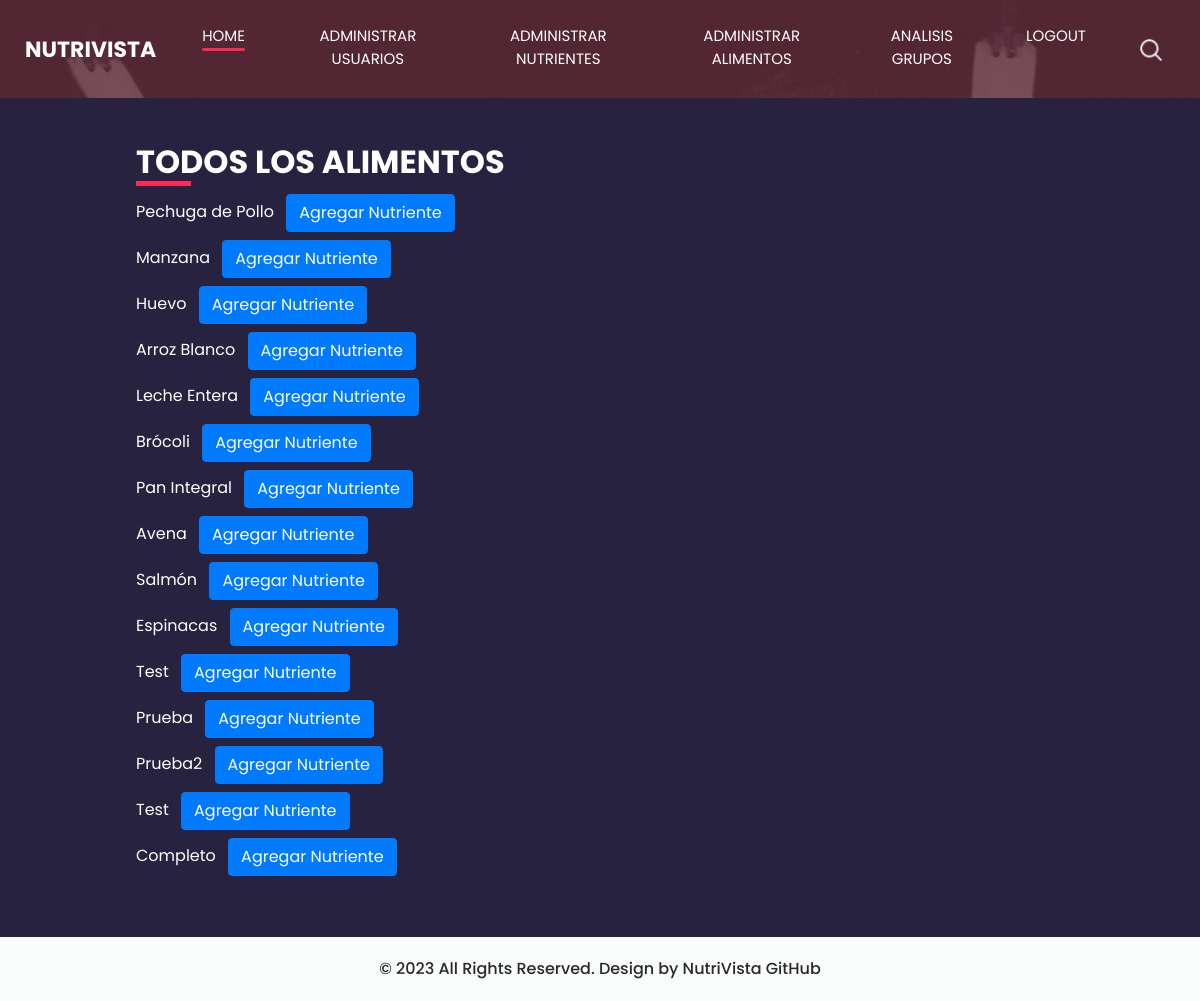
The page /super/listar_todos_alimentos/ (signed in) on the database as committed earlier.
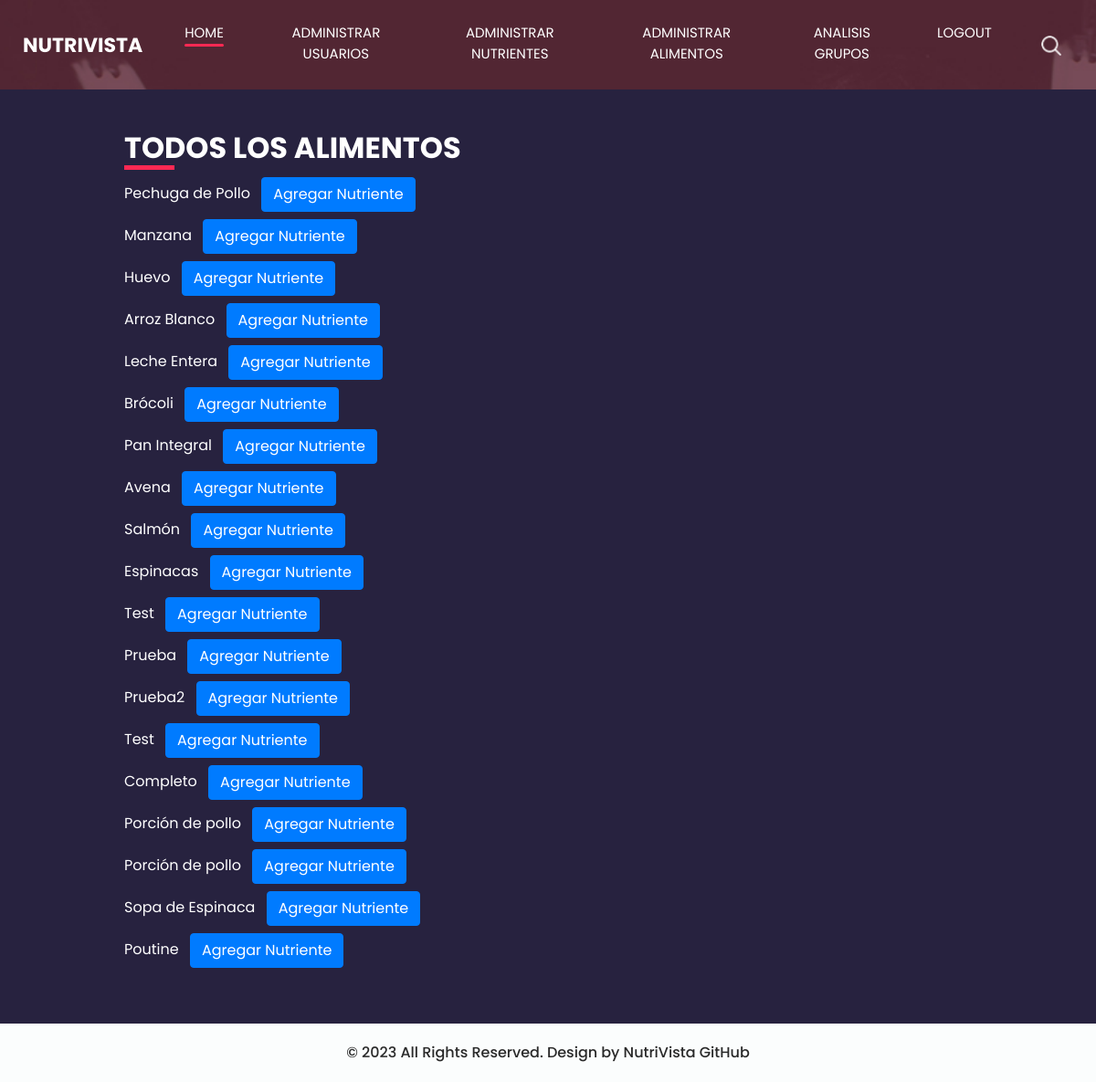
The same page on the database as committed later.
### base/models.py (models this page shows, shortened)
class Alimento(models.Model):
    usuario = models.ForeignKey(User, on_delete=models.CASCADE)  # Added this line to associate each food item with a user.
    nombre = models.CharField(max_length=255)
    calorias = models.DecimalField(max_digits=6, decimal_places=2)
    proteinas = models.DecimalField(max_digits=6, decimal_places=2)
    carbohidratos = models.DecimalField(max_digits=6, decimal_places=2)
    grasas = models.DecimalField(max_digits=6, decimal_places=2)
    descripcion = models.TextField(null=True, blank=True)
    imagen = models.ImageField(upload_to='alimentos_imagenes/', null=True, blank=True)
    nutrientes = models.ManyToManyField(Nutriente, through='AlimentoNutriente')  # Relación ManyToMany agregada

### base/views.py (the view)
# urls.py: path('super/listar_todos_alimentos/', listar_todos_alimentos, name='listar_todos_alimentos'),
@login_required
@user_passes_test(lambda u: u.is_superuser)
def listar_todos_alimentos(request):
    alimentos = Alimento.objects.all()
    return render(request, 'base/listar_todos_alimentos.html', {'alimentos': alimentos})

### base/templates/base/listar_todos_alimentos.html (shortened to what this page needs)
{% load static %}
<html>
<head>
    <link rel="stylesheet" type="text/css" href="https://cdnjs.cloudflare.com/ajax/libs/OwlCarousel2/2.3.4/assets/owl.carousel.min.css" />
    <link rel="stylesheet" type="text/css" href="{% static 'css/bootstrap.css' %}" />
    <link href="{% static 'css/style.css' %}" rel="stylesheet" />
    <link href="{% static 'css/responsive.css' %}" rel="stylesheet" />
</head>
<body class="sub_page">
    <div class="hero_area">
        <header class="header_section">
            <div class="container-fluid">
                <nav class="navbar navbar-expand-lg custom_nav-container ">
                    <a class="navbar-brand" href="{% url 'main_page' %}">
                        <span>
                            NutriVista
                        </span>
                    </a>
                    <div class="collapse navbar-collapse" id="navbarSupportedContent">
                        <div class="d-flex ml-auto flex-column flex-lg-row align-items-center">
                          <ul class="navbar-nav  ">
                            <li class="nav-item active">
                              <a class="nav-link" href="{% url 'main_page' %}">Home <span class="sr-only">(current)</span></a>
                            </li>
                            {% if user.is_superuser %}
                            <li class="nav-item ">
                              <a class="nav-link" href="{% url 'lista_usuarios_inactivos' %}"> Administrar Usuarios</a>
                            </li>
                            <li class="nav-item ">
                              <a class="nav-link" href="{% url 'listar_nutrientes' %}"> Administrar Nutrientes</a>
                            </li>
                            <li class="nav-item ">
                              <a class="nav-link" href="{% url 'listar_todos_alimentos' %}"> Administrar Alimentos</a>
                            </li>
                              <li class="nav-item ">
                                  <a class="nav-link" href="{% url 'analisis-consumo' %}"> Analisis Grupos</a>
                            </li>
                            {% endif %}
                            <li class="nav-item">
                              <a class="nav-link" href="{% url 'logout' %}"> Logout</a>
                            </li>
                          </ul>
                            <div class="user_option">
                                <form class="form-inline my-2 my-lg-0 ml-0 ml-lg-4 mb-3 mb-lg-0">
                                    <button class="btn  my-2 my-sm-0 nav_search-btn" type="submit"></button>
                                </form>
                            </div>
                        </div>
                    </div>
                </nav>
            </div>
        </header>
    </div>
    <section class="contact_section center">
        <div class="container-fluid">
            <div class="row">
                <div class="col-lg-6 col-md-6">
                    <div class="form_container pr-0 pr-lg-5 mr-0 mr-lg-2 mx-auto">
                        <div class="heading_container">
                            <h2>
                                Todos los alimentos
                            </h2>
                        </div>
                        <ul class="list-unstyled">
                            {% for alimento in alimentos %}
                                <li class="mb-2">
                                    {{ alimento.nombre }}
                                    <a href="{% url 'agregar_nutriente_a_alimento' alimento.id %}" class="btn btn-primary ml-2">Agregar Nutriente</a>
                                </li>
                            {% empty %}
                                <li>No hay alimentos registrados.</li>
                            {% endfor %}
                        </ul>
                    </div>
                </div>
            </div>
        </div>
    </section>
    <footer class="container-fluid footer_section">
        <p>
            &copy; 2023 All Rights Reserved. Design by NutriVista
            <a href="https://github.com/davidguillen2002/proyectoweb.git">GitHub</a>
        </p>
    </footer>
</body>
</html>

### base/static/css/style.css (style rules this page uses)
body { font-family: 'Poppins', sans-serif; color: #000000; background-color: #ffffff; }
.heading_container { display: -webkit-box; display: -ms-flexbox; display: flex; -webkit-box-pack: center; -ms-flex-pack: center; justify-content: center; text-align: center; }
.heading_container h2 { font-weight: bold; position: relative; padding-bottom: 5px; text-transform: uppercase; }
.heading_container h2::before { content: ""; position: absolute; bottom: 0; left: 50%; width: 55px; height: 5px; background-color: #ff2953; -webkit-transform: translateX(-50%); transform: translateX(-50%); }
.hero_area { height: 100vh; display: -webkit-box; display: -ms-flexbox; display: flex; -webkit-box-orient: vertical; -webkit-box-direction: normal; -ms-flex-direction: column; flex-direction: column; background-image: url(../images/hero-bg.jpg); background-size: cover; background-attachment: fixed; }
.sub_page .hero_area { height: auto; }
.header_section .container-fluid { padding-right: 25px; padding-left: 25px; }
.custom_nav-container.navbar-expand-lg .navbar-nav .nav-item .nav-link { margin: 10px 30px; padding: 0; padding-bottom: 3px; color: #ffffff; text-align: center; position: relative; text-transform: uppercase; font-size: 15px; }
.custom_nav-container.navbar-expand-lg .navbar-nav .nav-item .nav-link::after { display: none; content: ""; position: absolute; left: 0; bottom: 0; width: 100%; height: 3px; border-radius: 5px; background-color: #ffffff; }
.custom_nav-container.navbar-expand-lg .navbar-nav .nav-item.active a::after, .custom_nav-container.navbar-expand-lg .navbar-nav .nav-item:hover a::after { display: block; background-color: #ff2953; }
a, a:hover, a:focus { text-decoration: none; }
.btn, .btn:focus { outline: none !important; -webkit-box-shadow: none; box-shadow: none; }
.user_option { display: -webkit-box; display: -ms-flexbox; display: flex; -webkit-box-align: center; -ms-flex-align: center; align-items: center; }
.custom_nav-container .nav_search-btn { background-image: url(../images/search-icon.png); background-size: 22px; background-repeat: no-repeat; background-position-y: 7px; width: 35px; height: 35px; padding: 0; border: none; }
.navbar-brand { display: -webkit-box; display: -ms-flexbox; display: flex; -webkit-box-align: center; -ms-flex-align: center; align-items: center; position: relative; }
.navbar-brand span { font-size: 22px; text-transform: uppercase; font-weight: bold; color: #ffffff; position: relative; z-index: 3; }
.custom_nav-container { z-index: 99999; padding: 15px 0; }
.contact_section { position: relative; background-color: #27223f; color: #ffffff; }
.contact_section .heading_container { -webkit-box-pack: start; -ms-flex-pack: start; justify-content: start; }
.contact_section .heading_container h2::before { text-align: left; left: 0; -webkit-transform: none; transform: none; }
.contact_section .row { -webkit-box-align: center; -ms-flex-align: center; align-items: center; }
.contact_section .form_container { padding: 45px 0 45px 15px; }
.footer_section { background-color: #fbfdfd; padding: 20px; font-weight: 500; }
.footer_section p { color: #292929; margin: 0; text-align: center; }
.footer_section a { color: #292929; }

### base/templates/base/listar_todos_alimentos.html (style rules this page uses)
.contact_section { display: flex; justify-content: center; align-items: center; min-height: 100vh; }
.form_container { width: 80%; margin: 0 auto; }

Rows that differ between the two databases and show on the page:
added Alimento: nombre "Porción de pollo"
added Alimento: nombre "Porción de pollo"
added Alimento: nombre "Sopa de Espinaca"
added Alimento: nombre "Poutine"
